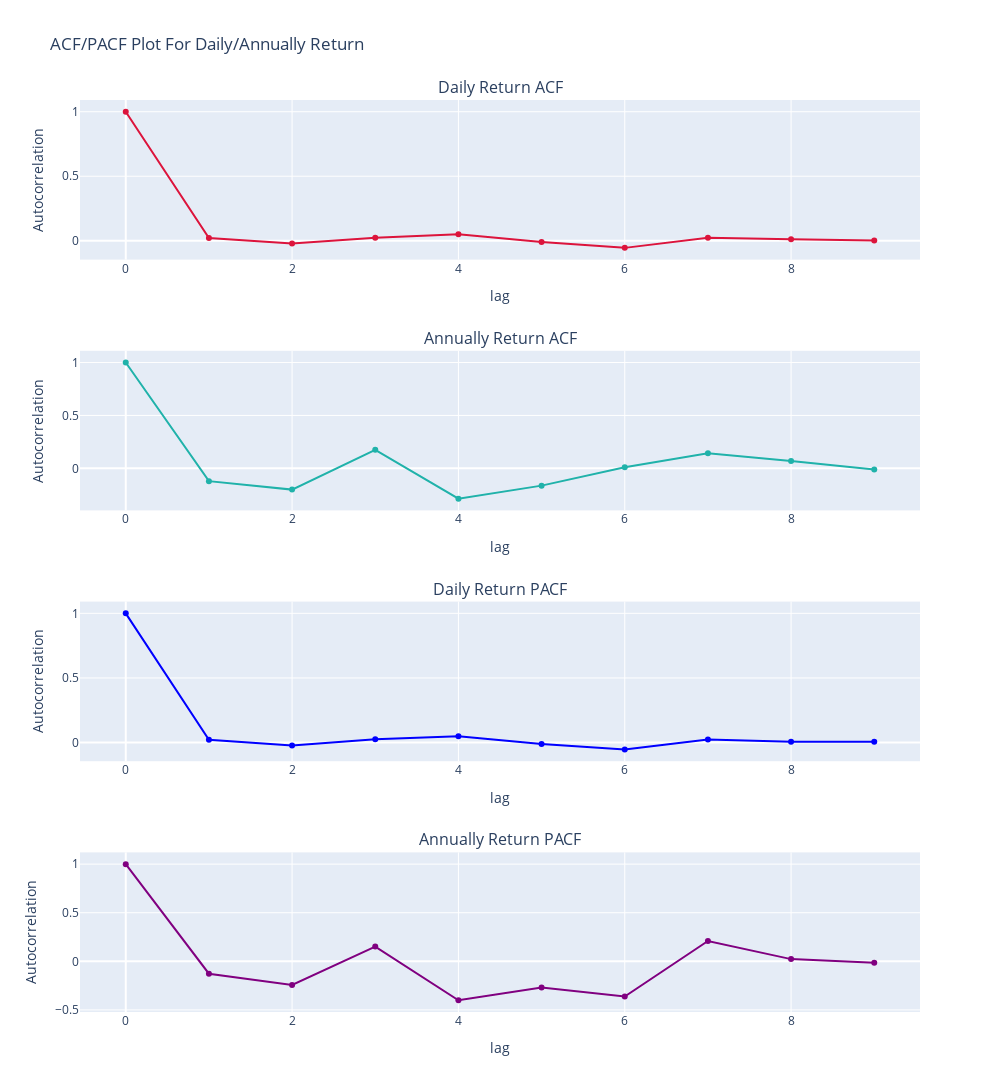

Source (notebook cell):
### Code cell
fig = make_subplots(rows=4, cols=1,
                   subplot_titles=("Daily Return ACF", "Annually Return ACF", 
                                   "Daily Return PACF", "Annually Return PACF"),
                    vertical_spacing=0.1)
fig.append_trace(go.Scatter(x = np.arange(10), y=daily_lag_acf, line_color="crimson",
                           ),row=1,col=1,)
fig.append_trace(go.Scatter(x = np.arange(10), y=annually_lag_acf, line_color="lightseagreen",
                           ),row=2,col=1)
fig.append_trace(go.Scatter(x = np.arange(10), y=daily_lag_pacf, line_color="blue",
                           ),row=3,col=1)
fig.append_trace(go.Scatter(x = np.arange(10), y=annually_lag_pacf, line_color="purple",
                           ),row=4,col=1)

fig.update_xaxes(title_text="lag", row=1, col=1)
fig.update_xaxes(title_text="lag", row=2, col=1)
fig.update_xaxes(title_text="lag", row=3, col=1)
fig.update_xaxes(title_text="lag", row=4, col=1)
fig.update_yaxes(title_text="Autocorrelation", row=1, col=1)
fig.update_yaxes(title_text="Autocorrelation", row=2, col=1)
fig.update_yaxes(title_text="Autocorrelation", row=3, col=1)
fig.update_yaxes(title_text="Autocorrelation", row=4, col=1)
fig.update_layout(
    title="ACF/PACF Plot For Daily/Annually Return",
    )
fig.update_layout(height=1200, width=1000,
                  showlegend = False)
fig.show()

### Figure 1 — Plotly figure (JSON) as saved in the notebook; plotly's stock layout.template omitted (floating-point values rounded to 4 significant figures)
{"data": [{"line": {"color": "crimson"}, "type": "scatter", "x": [0, 1, 2, 3, 4, 5, 6, 7, 8, 9], "xaxis": "x", "y": [1, 0.02129, -0.02193, 0.02416, 0.05014, -0.009406, -0.05512, 0.02391, 0.01138, 0.002444, -0.001364], "yaxis": "y"}, {"line": {"color": "lightseagreen"}, "type": "scatter", "x": [0, 1, 2, 3, 4, 5, 6, 7, 8, 9], "xaxis": "x2", "y": [1, -0.121, -0.2008, 0.1756, -0.2864, -0.1633, 0.009534, 0.1434, 0.06984, -0.01155, -0.01259], "yaxis": "y2"}, {"line": {"color": "blue"}, "type": "scatter", "x": [0, 1, 2, 3, 4, 5, 6, 7, 8, 9], "xaxis": "x3", "y": [1, 0.0213, -0.0224, 0.02516, 0.04868, -0.0105, -0.0534, 0.02361, 0.006263, 0.006589, 0.00286], "yaxis": "y3"}, {"line": {"color": "purple"}, "type": "scatter", "x": [0, 1, 2, 3, 4, 5, 6, 7, 8, 9], "xaxis": "x4", "y": [1, -0.1274, -0.2433, 0.1516, -0.4009, -0.2689, -0.3617, 0.209, 0.02253, -0.01461, -0.3634], "yaxis": "y4"}], "layout": {"annotations": [{"font": {"size": 16}, "showarrow": false, "text": "Daily Return ACF", "x": 0.5, "xanchor": "center", "xref": "paper", "y": 1, "yanchor": "bottom", "yref": "paper"}, {"font": {"size": 16}, "showarrow": false, "text": "Annually Return ACF", "x": 0.5, "xanchor": "center", "xref": "paper", "y": 0.725, "yanchor": "bottom", "yref": "paper"}, {"font": {"size": 16}, "showarrow": false, "text": "Daily Return PACF", "x": 0.5, "xanchor": "center", "xref": "paper", "y": 0.45, "yanchor": "bottom", "yref": "paper"}, {"font": {"size": 16}, "showarrow": false, "text": "Annually Return PACF", "x": 0.5, "xanchor": "center", "xref": "paper", "y": 0.175, "yanchor": "bottom", "yref": "paper"}], "height": 1200, "showlegend": false, "title": {"text": "ACF/PACF Plot For Daily/Annually Return"}, "width": 1000, "xaxis": {"anchor": "y", "domain": [0, 1], "title": {"text": "lag"}}, "xaxis2": {"anchor": "y2", "domain": [0, 1], "title": {"text": "lag"}}, "xaxis3": {"anchor": "y3", "domain": [0, 1], "title": {"text": "lag"}}, "xaxis4": {"anchor": "y4", "domain": [0, 1], "title": {"text": "lag"}}, "yaxis": {"anchor": "x", "domain": [0.825, 1], "title": {"text": "Autocorrelation"}}, "yaxis2": {"anchor": "x2", "domain": [0.55, 0.725], "title": {"text": "Autocorrelation"}}, "yaxis3": {"anchor": "x3", "domain": [0.275, 0.45], "title": {"text": "Autocorrelation"}}, "yaxis4": {"anchor": "x4", "domain": [0, 0.175], "title": {"text": "Autocorrelation"}}}}
